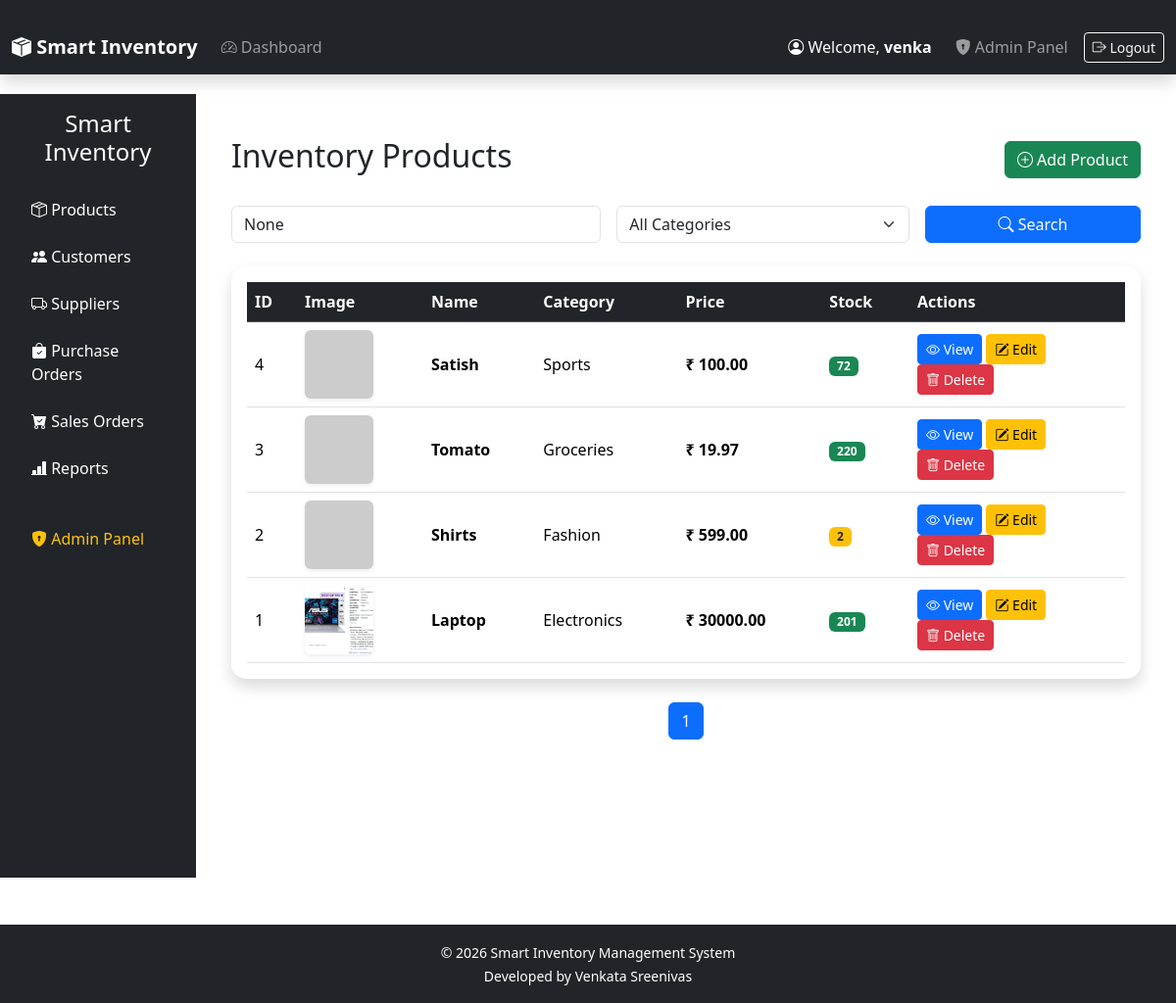
Screenshot of /inventory/ (signed in) with the database file from the repository.
### inventory/models.py (models this page shows, shortened)
class Product(models.Model):
    name = models.CharField(max_length=200)
    category = models.ForeignKey(
        Category,
        on_delete=models.CASCADE
    )
    price = models.DecimalField(
        max_digits=10,
        decimal_places=2
    )
    quantity = models.PositiveIntegerField()
    description = models.TextField(
        blank=True,
        null=True
    )
    image = models.ImageField(
        upload_to="products/",
        blank=True,
        null=True
    )
    created_at = models.DateTimeField(
        auto_now_add=True
    )
    updated_at = models.DateTimeField(
        auto_now=True
    )

class Category(models.Model):
    name = models.CharField(
        max_length=100,
        unique=True
    )
    def __str__(self):
        return self.name

### inventory/views.py (the view)
def product_list(request):
    products = Product.objects.all().order_by("-id")
    categories = Category.objects.all()
    search = request.GET.get("search")
    category = request.GET.get("category")
    if search:
        products = products.filter(name__icontains=search)
    if category:
        products = products.filter(category_id=category)
    paginator = Paginator(products, 10)
    page_number = request.GET.get("page")
    page_obj = paginator.get_page(page_number)
    context = {
        "products": page_obj,
        "page_obj": page_obj,
        "categories": categories,
        "search": search,
        "selected_category": category,
    }
    return render(
        request,
        "inventory/product_list.html",
        context,
    )

### templates/inventory/product_list.html (shortened to what this page needs)
{% extends 'base.html' %}
{% block content %}
<div class="container-fluid">
    <div class="d-flex justify-content-between align-items-center mb-4">
        <h2>Inventory Products</h2>
        <a href="{% url 'add_product' %}" class="btn btn-success">
            <i class="bi bi-plus-circle"></i>
            Add Product
        </a>
    </div>
    <form method="GET" class="row g-3 mb-4">
        <div class="col-lg-5">
            <input
                type="text"
                name="search"
                class="form-control"
                placeholder="Search Product..."
                value="{{ search }}">
        </div>
        <div class="col-lg-4">
            <select
                name="category"
                class="form-select">
                <option value="">All Categories</option>
            </select>
        </div>
        <div class="col-lg-3">
            <button
                class="btn btn-primary w-100">
                <i class="bi bi-search"></i>
                Search
            </button>
        </div>
    </form>
    <div class="card shadow">
        <div class="card-body table-responsive">
            <table class="table table-hover align-middle">
                <thead class="table-dark">
                    <tr>
                        <th>ID</th>
                        <th>Image</th>
                        <th>Name</th>
                        <th>Category</th>
                        <th>Price</th>
                        <th>Stock</th>
                        <th width="220">Actions</th>
                    </tr>
                </thead>
                <tbody>
                {% for product in products %}
                    <tr>
                        <td>
                            {{ product.id }}
                        </td>
                        <td>
                            {% if product.image %}
                                <img
                                    src="{{ product.image.url }}"
                                    width="70"
                                    height="70"
                                    class="rounded shadow-sm"
                                    style="object-fit:cover;">
                            {% else %}
                                <img
                                    src="https://via.placeholder.com/70x70?text=No+Image"
                                    class="rounded shadow-sm">
                            {% endif %}
                        </td>
                        <td>
                            <strong>{{ product.name }}</strong>
                        </td>
                        <td>
                            {{ product.category }}
                        </td>
                        <td>
                            <strong>
                                ₹ {{ product.price }}
                            </strong>
                        </td>
                        <td>
                            {% if product.quantity == 0 %}
                                <span class="badge bg-danger">
                                    Out Of Stock
                                </span>
                            {% elif product.quantity <= 10 %}
                                <span class="badge bg-warning text-dark">
                                    {{ product.quantity }}
                                </span>
                            {% else %}
                                <span class="badge bg-success">
                                    {{ product.quantity }}
                                </span>
                            {% endif %}
                        </td>
                        <td>
                            <a
                                href="{% url 'product_detail' product.id %}"
                                class="btn btn-primary btn-sm">
                                <i class="bi bi-eye"></i>
                                View
                            </a>
                            <a
                                href="{% url 'edit_product' product.id %}"
                                class="btn btn-warning btn-sm">
                                <i class="bi bi-pencil-square"></i>
                                Edit
                            </a>
                            <a
                                href="{% url 'delete_product' product.id %}"
                                class="btn btn-danger btn-sm">
                                <i class="bi bi-trash"></i>
                                Delete
                            </a>
                        </td>
                    </tr>
                {% empty %}
                    <tr>
                        <td colspan="7" class="text-center">
                            No Products Available
                        </td>
                    </tr>
                {% endfor %}
                </tbody>
            </table>
        </div>
    </div>
    <nav class="mt-4">
        <ul class="pagination justify-content-center">
            {% for num in page_obj.paginator.page_range %}
            <li class="page-item {% if page_obj.number == num %}active{% endif %}">
                <a
                    class="page-link"
                    href="?page={{ num }}&search={{ search }}&category={{ selected_category }}">
                    {{ num }}
                </a>
            </li>
            {% endfor %}
        </ul>
    </nav>
</div>
{% endblock %}

### templates/includes/navbar.html (shortened to what this page needs)
<nav class="navbar navbar-expand-lg navbar-dark bg-dark shadow">
    <div class="container-fluid">
        <a class="navbar-brand fw-bold"
           href="{% url 'home' %}">
            <i class="bi bi-box-seam-fill"></i>
            Smart Inventory
        </a>
        <div class="collapse navbar-collapse"
             id="navbarContent">
            <ul class="navbar-nav me-auto">
                <li class="nav-item">
                    <a class="nav-link"
                       href="{% url 'home' %}">
                        <i class="bi bi-speedometer2"></i>
                        Dashboard
                    </a>
                </li>
            </ul>
            <ul class="navbar-nav ms-auto align-items-center">
                {% if user.is_authenticated %}
                    <li class="nav-item me-3">
                        <span class="navbar-text text-white">
                            <i class="bi bi-person-circle"></i>
                            Welcome,
                            <strong>{{ user.username }}</strong>
                        </span>
                    </li>
                    {% if user.is_superuser %}
                    <li class="nav-item">
                        <a class="nav-link"
                           href="/admin/">
                            <i class="bi bi-shield-lock-fill"></i>
                            Admin Panel
                        </a>
                    </li>
                    {% endif %}
                    <li class="nav-item">
                        <a class="btn btn-outline-light btn-sm ms-2"
                           href="{% url 'logout' %}">
                            <i class="bi bi-box-arrow-right"></i>
                            Logout
                        </a>
                    </li>
                {% endif %}
            </ul>
        </div>
    </div>
</nav>

### static/css/dashboard.css (style rules this page uses)
.card { border:none; border-radius:15px; box-shadow:0px 4px 12px rgba(0,0,0,.12); }
.table { margin-bottom:0; }
.container-fluid { padding-top:20px; }

### rows the page displays
Product: id "4", name "Satish", category "Sports", price "100.00", quantity "72"
Product: id "3", name "Tomato", category "Groceries", price "19.97", quantity "220"
Product: id "2", name "Shirts", category "Fashion", price "599.00", quantity "2"
Product: id "1", image (picture), name "Laptop", category "Electronics", price "30000.00", quantity "201"

### other values shown
{{ user.username }} "venka"
{{ num }} "1"
